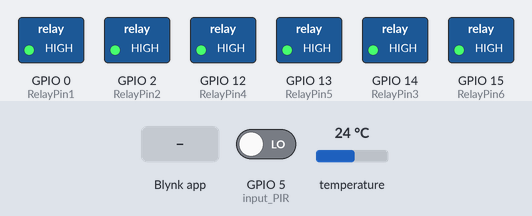
This sketch was run on a simulated ESP8266 (NodeMCU). Parts: switched loads named in the sketch (green lamp = pin HIGH). The inputs (shaded band) are chosen by the test bench; at power-on: GPIO 5 (input_PIR) LOW, temperature 24 °C. WiFi joins after 1.5 s; servers stay silent unless stated; what the sketch prints to the serial monitor is not drawn.

Above: at 3.0 s.
3.1 s: GPIO 5 (input_PIR) driven HIGH
At 4.9 s:
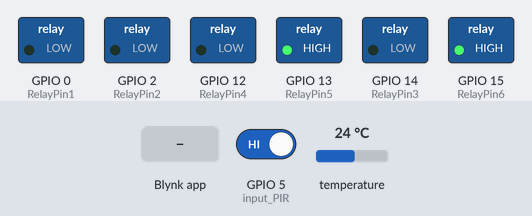
6.7 s: Blynk app writes 1 to V0
At 8.3 s:
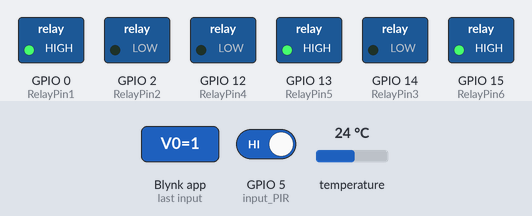
10.3 s: Blynk app writes 1 to V1
At 13.7 s:
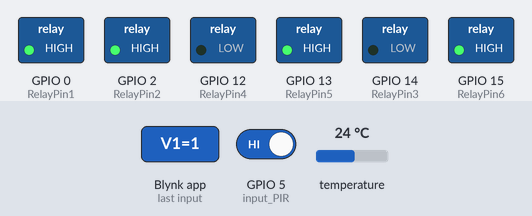
14.3 s: Blynk app writes 0 to V0
At 17.0 s:
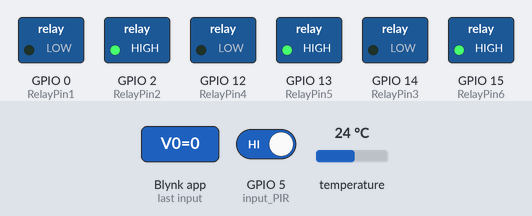
17.9 s: Blynk app writes 1 to V2
At 19.2 s:
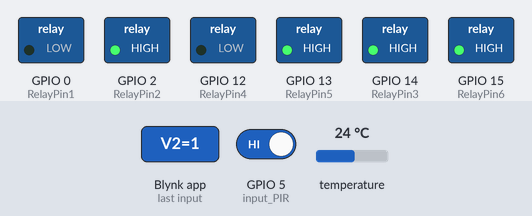
21.5 s: Blynk app writes 200 to V0
At 24.6 s:
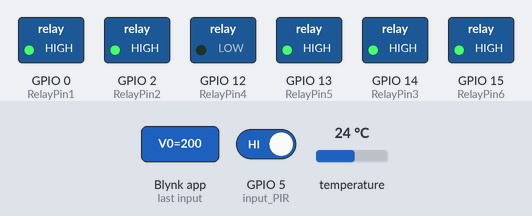
Timing chart, 0 to 26.1 s (numbered marks = the images above; inputs shaded):
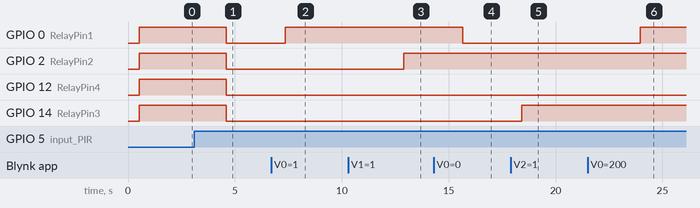

Measured:
- after the input at 3.1 s, GPIO 0 (RelayPin1), GPIO 2 (RelayPin2), GPIO 12 (RelayPin4), GPIO 14 (RelayPin3): HIGH → LOW after 1.5 s
- after the input at 6.7 s, GPIO 0 (RelayPin1): LOW → HIGH after 0.65 s
- after the input at 10.3 s, GPIO 2 (RelayPin2): LOW → HIGH after 2.6 s
- after the input at 14.3 s, GPIO 0 (RelayPin1): HIGH → LOW after 1.4 s
- after the input at 17.9 s, GPIO 14 (RelayPin3): LOW → HIGH after 0.52 s
- after the input at 21.5 s, GPIO 0 (RelayPin1): LOW → HIGH after 2.5 s

The sketch:

test_blynk.ino
```cpp
#include <OneWire.h>
#include <DallasTemperature.h>

/* Define for PIR sensor */
int input_PIR = 5; // PIR sensor D1
int state_PIR = LOW;
int val_PIR = 0;

/* Define for DS18B20 sensor */
// Data wire is connected to digital pin D2
#define ONE_WIRE_BUS 4
// Setup a oneWire instance to communicate with any OneWire device
OneWire oneWire(ONE_WIRE_BUS);
// Pass oneWire reference to DallasTemperature library
DallasTemperature sensors(&oneWire);
int tempMax = 29;
float temp_1;
int tempCurrent = 0;

/* Define for relay */
#define RelayPin1 0  //D3 => Quạt 1
#define RelayPin2 2  //D4 => Quạt 2
#define RelayPin3 14 //D5 => Quạt 3
#define RelayPin4 12 //D6 => Quạt 4
#define RelayPin5 13 //D7 => Đèn
#define RelayPin6 15 //D8 => Phun sương

#define VPIN_BUTTON_0    V0
#define VPIN_BUTTON_1    V1
#define VPIN_BUTTON_2    V2
#define VPIN_BUTTON_3    V3
#define VPIN_BUTTON_4    V5
#define VPIN_BUTTON_5    V6

/* define for Blynk */
#define BLYNK_TEMPLATE_ID "TMPL6-LEsOnO1"
#define BLYNK_TEMPLATE_NAME "lockhongkhi"
#define BLYNK_AUTH_TOKEN "Hdj0oqMd4jKpmzh2uRtsgolZ0O1agE2D"
/* Comment this out to disable prints and save space */
#define BLYNK_PRINT Serial
#include <ESP8266WiFi.h>
#include <BlynkSimpleEsp8266.h>
// Your WiFi credentials.
char ssid[] = "Thi Buoi";
char pass[] = "0906531928";
BlynkTimer timer;

int firstDetect = 1;
int firstTimeON = 1;
int firstTimeOFF = 1;

int autoMode = 0; /* 0: manual, 1: auto */

BLYNK_CONNECTED() {
  // Request the latest state from the server
  Blynk.syncVirtual(V0);
  Blynk.syncVirtual(V1);
  Blynk.syncVirtual(V2);
  Blynk.syncVirtual(V3);
  Blynk.syncVirtual(V5);
  Blynk.syncVirtual(V6);
}

BLYNK_WRITE(V0)
{
  int relay1State = param.asInt();
  Serial.print("V0 in blynk server is: ");
  Serial.println(relay1State);
  digitalWrite(RelayPin1, relay1State);
}

BLYNK_WRITE(V1)
{
  int relay2State = param.asInt();
  Serial.print("V1 in blynk server is: ");
  Serial.println(relay2State);
  digitalWrite(RelayPin2, relay2State);
}

BLYNK_WRITE(V2)
{
  int relay3State = param.asInt();
  Serial.print("V2 in blynk server is: ");
  Serial.println(relay3State);
  digitalWrite(RelayPin3, relay3State);
}

BLYNK_WRITE(V3)
{
  int relay4State = param.asInt();
  Serial.print("V3 in blynk server is: ");
  Serial.println(relay4State);
  digitalWrite(RelayPin4, relay4State);
}

BLYNK_WRITE(V5)
{
  int relay5State = param.asInt();
  Serial.print("V5 in blynk server is: ");
  Serial.println(relay5State);
  digitalWrite(RelayPin5, relay5State);
}

BLYNK_WRITE(V6)
{
  int relay6State = param.asInt();
  Serial.print("V6 in blynk server is: ");
  Serial.println(relay6State);
  digitalWrite(RelayPin6, relay6State);
}

BLYNK_WRITE(V8)
{
  autoMode = param.asInt();
  Serial.print("V8 in blynk server is: ");
  Serial.println(autoMode);
}

BLYNK_WRITE(V9)
{
  tempMax = param.asInt();
  Serial.print("V9 in blynk server is: ");
  Serial.println(tempMax);
}

void myTimerEvent()
{
  Blynk.virtualWrite(V4, millis() / 1000);
}

void setup()
{
  // Debug console
  Serial.begin(115200);
  sensors.begin(); // init for ds18b20

  pinMode(input_PIR, INPUT);
  pinMode(RelayPin1, OUTPUT);
  pinMode(RelayPin2, OUTPUT);
  pinMode(RelayPin3, OUTPUT);
  pinMode(RelayPin4, OUTPUT);
  pinMode(RelayPin5, OUTPUT);
  pinMode(RelayPin6, OUTPUT);

  // connect to wifi.
  WiFi.begin(ssid, pass);
  Serial.print("connecting");
  while (WiFi.status() != WL_CONNECTED) {
    Serial.print(".");
    delay(500);
    digitalWrite(RelayPin1, 1);
    digitalWrite(RelayPin2, 1);
    digitalWrite(RelayPin3, 1);
    digitalWrite(RelayPin4, 1);
    digitalWrite(RelayPin5, 1);
    digitalWrite(RelayPin6, 1);
  }
  Serial.println();
  Serial.print("connected: ");
  Serial.println(WiFi.localIP());

  Blynk.begin(BLYNK_AUTH_TOKEN, ssid, pass);
  timer.setInterval(1000L, myTimerEvent);
}

void loop()
{
  Blynk.run();
  delay(2000);
  checkDetect();
  tempCurrent = getDataTemp();
  handleWhenDetectedMotion();
  if (autoMode == 1) {
    Serial.println("Mode Auto");
    handleWhenOverTempMax(tempCurrent);
  }
  if (Blynk.connected()) {
    Serial.println("NodeMCU is connected to Blynk app.");
  } else {
    Serial.println("NodeMCU is not connected to Blynk app.");
    digitalWrite(RelayPin1, 1);
    digitalWrite(RelayPin2, 1);
    digitalWrite(RelayPin3, 1);
    digitalWrite(RelayPin4, 1);
    digitalWrite(RelayPin5, 1);
    digitalWrite(RelayPin6, 1);
  }
}

void checkDetect() {
  val_PIR = digitalRead(input_PIR);
  Serial.print("val_PIR:");
  Serial.println(val_PIR);
  if ((val_PIR == 1) && (firstDetect == 1)) {
    firstTimeOFF = 1;
    firstDetect = 0;
    Blynk.virtualWrite(V7, "Yes");
  } if (val_PIR == 0) {
    firstTimeON = 1;
    firstDetect = 1;
    Blynk.virtualWrite(V7, "No");
  }
}

void handleWhenDetectedMotion() {
  if (val_PIR == 1) {
    openFullRelay();
  } else {
    closeFullRelay();
  }
}

void openFullRelay() {
  Serial.println("openFullRelay");
  if ((val_PIR == 1) && (firstTimeON == 1)) {
    digitalWrite(RelayPin1, 0);
    digitalWrite(RelayPin2, 0);
    digitalWrite(RelayPin3, 0);
    digitalWrite(RelayPin4, 0);

    firstTimeON = 0;

    Blynk.virtualWrite(V0, 0);
    Blynk.virtualWrite(V1, 0);
    Blynk.virtualWrite(V2, 0);
    Blynk.virtualWrite(V3, 0);
  }

}

void closeFullRelay() {
  Serial.println("closeFullRelay");
  if ((val_PIR == 0) && (firstTimeOFF == 1)) {
    digitalWrite(RelayPin1, 1);
    digitalWrite(RelayPin2, 1);
    digitalWrite(RelayPin3, 1);
    digitalWrite(RelayPin4, 1);

    firstTimeOFF = 0;

    Blynk.virtualWrite(V0, 1);
    Blynk.virtualWrite(V1, 1);
    Blynk.virtualWrite(V2, 1);
    Blynk.virtualWrite(V3, 1);
  }

}

void handleWhenOverTempMax(int tempCurrent) {
  if (tempMax < tempCurrent) {
    // openPhunSuong();
    digitalWrite(RelayPin6, 0);
    Blynk.virtualWrite(V6, 0);
    Serial.println("openPhunSuong");
  } else {
    // closePhunSuong();
    digitalWrite(RelayPin6, 1);
    Blynk.virtualWrite(V6, 1);
    Serial.println("closePhunSuong");
  }
}

int getDataTemp() {
  int temp_int = 0;
  sensors.requestTemperatures();

  //print the temperature in Celsius
  temp_1 = sensors.getTempCByIndex(0);
  temp_int = (int) temp_1;
  Blynk.virtualWrite(V4, temp_int);
  Serial.print("Temperature: ");
  Serial.print(temp_int);
  Serial.print((char)176);//shows degrees character
  Serial.print("C  |  ");

  return temp_int;
}
```
